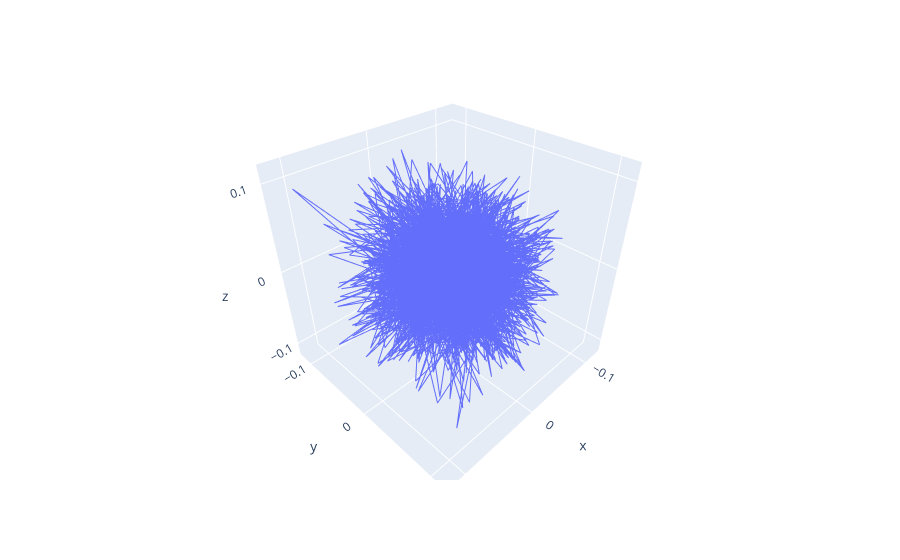

Notebook source saved alongside this figure:
### Code cell
dataset = SequentDataset(df_diff[0:2500], n_dots=N_DOTS, n_dot_parameters=N_DOT_PARAMETERS)
test = SequentDataset(df_diff[2500:3000], n_dots=N_DOTS, n_dot_parameters=N_DOT_PARAMETERS)
dataset.plotData()

### Figure 1 — Plotly figure (JSON) as saved in the notebook; plotly's stock layout.template omitted (floating-point values rounded to 4 significant figures; data arrays with more than 128 entries replaced by an {"elided": "..."} marker saying what was removed)
{"data": [{"hovertemplate": "x=%{x}<br>y=%{y}<br>z=%{z}<extra></extra>", "legendgroup": "", "line": {"color": "#636efa", "dash": "solid"}, "marker": {"symbol": "circle"}, "mode": "lines", "name": "", "scene": "scene", "showlegend": false, "type": "scatter3d", "x": {"elided": "2489 float values"}, "y": {"elided": "2489 float values"}, "z": {"elided": "2489 float values"}}], "layout": {"legend": {"tracegroupgap": 0}, "margin": {"t": 60}, "scene": {"domain": {"x": [0, 1], "y": [0, 1]}, "xaxis": {"title": {"text": "x"}}, "yaxis": {"title": {"text": "y"}}, "zaxis": {"title": {"text": "z"}}}}}
